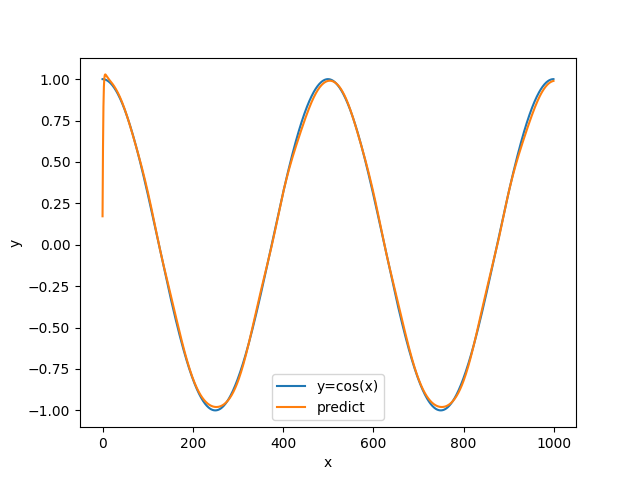

Recreate this plot in Python.
if '__file__' in globals():
    import os, sys
    sys.path.append(os.path.join(os.path.dirname(__file__), '..'))
import numpy as np
import matplotlib.pyplot as plt
import dezero
from dezero import Model
from dezero import SeqDataLoader
import dezero.functions as F
import dezero.layers as L


max_epoch = 100
batch_size = 30
hidden_size = 100
bptt_length = 30

train_set = dezero.datasets.SinCurve(train=True)
dataloader = SeqDataLoader(train_set, batch_size=batch_size)
seqlen = len(train_set)

class BetterRNN(Model):
    def __init__(self, hidden_size, out_size):
        super().__init__()
        self.rnn = L.LSTM(hidden_size)
        self.fc = L.Linear(out_size)
    
    def reset_state(self):
        self.rnn.reset_state()
    
    def __call__(self, x):
        y = self.rnn(x)
        y = self.fc(y)
        return y
    

model = BetterRNN(hidden_size, 1)
optimizer = dezero.optimizers.Adam().setup(model)

for epoch in range(max_epoch):
    model.reset_state()
    loss, count = 0, 0

    for x, t in dataloader:
        y = model(x)
        loss += F.mean_squared_error(y, t)
        count += 1

        if count % bptt_length == 0 or count == seqlen:
            model.cleargrads()
            loss.backward()
            loss.unchain_backward()
            optimizer.update()
    avg_loss = float(loss.data) / count
    print(f'| epoch {epoch + 1} | loss {avg_loss}')

xs = np.cos(np.linspace(0, 4 * np.pi, 1000))
model.reset_state()
pred_list = []

with dezero.no_grad():
    for x in xs:
        x = np.array(x).reshape(1, 1)
        y = model(x)
        pred_list.append(float(y.data))
    
plt.plot(np.arange(len(xs)), xs, label='y=cos(x)')
plt.plot(np.arange(len(xs)), pred_list, label='predict')
plt.xlabel('x')
plt.ylabel('y')
plt.legend()
plt.savefig('step60')
plt.show()